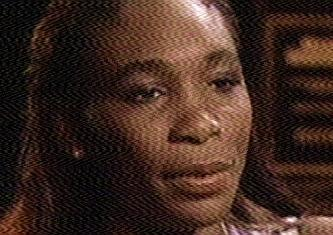
%> input picture p4/distorsion1.jpg, 333 x 235 px
$ octave Ejercicio5.m   (GNU Octave 9; MATLAB toolbox functions it lacks are replaced by stand-ins)
%> lines starting %> are read from the running program, lines starting %| are printed output that depends on the picture
%Analizar la imagen distorsion1.jpg y aplicar diferentes t閏nicas para mejorarla
%(eliminaci髇 del ruido). En concreto, prueba con suavizados gaussianos y con el filtro
%'motion' de Matlab.

I=imread('distorsion1.jpg');
%> I is the input picture: size 235x333x3 uint8; mean R, G, B 64, 42, 33.3

fg=fspecial('motion',20,45);
IMotion1= imfilter(I,fg);
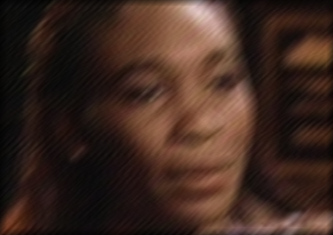
%> IMotion1: size 235x333x3 uint8; mean R, G, B 62.5, 41, 32.4
fg=fspecial('motion',9,20);
IMotion2= imfilter(I,fg);
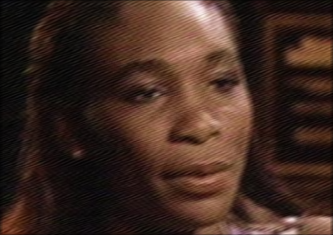
%> IMotion2: size 235x333x3 uint8; mean R, G, B 63.6, 41.7, 33.1
fg=fspecial('motion',12,0);
IMotion3= imfilter(I,fg);
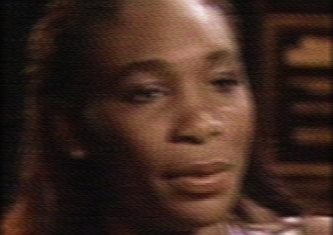
%> IMotion3: size 235x333x3 uint8; mean R, G, B 63.6, 41.8, 33.1

%fg = fspecial('gaussian',[3,3],0.5);
IGauss1 = imfilter(I,fspecial('gaussian',[3,3],0.5));
%fg = fspecial('gaussian',[5,5],0.5);
IGauss2 = imfilter(I,fspecial('gaussian',[5,5],0.5));
%fg = fspecial('gaussian',[10,10],0.5);
IGauss3 = imfilter(I,fspecial('gaussian',[10,10],0.5));
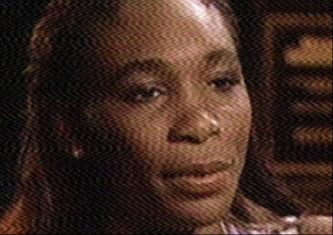
%> IGauss3: size 235x333x3 uint8; mean R, G, B 63.8, 41.9, 33.2

%fg = fspecial('gaussian',[3,3],3);
IGauss4 = imfilter(I,fspecial('gaussian',[3,3],3));
%fg = fspecial('gaussian',[5,5],6);
IGauss5 = imfilter(I,fspecial('gaussian',[5,5],6));
%fg = fspecial('gaussian',[10,10],9);
IGauss6 = imfilter(I,fspecial('gaussian',[10,10],9));


figure,
subplot(4,3,1),imshow(I),title('rostro 1');

subplot(4,3,4),imshow(IMotion1),title('IMotion1');
subplot(4,3,5),imshow(IMotion2),title('IMotion2');
subplot(4,3,6),imshow(IMotion3),title('IMotion3');


subplot(4,3,4),imshow(IMotion1),title('IMotion1');
subplot(4,3,5),imshow(IMotion2),title('IMotion2');
subplot(4,3,6),imshow(IMotion3),title('IMotion3');

subplot(4,3,7),imshow(IGauss1),title('IGauss1 [3,3],0.5');
subplot(4,3,8),imshow(IGauss2),title('IGauss2 [5,5],0.5');
subplot(4,3,9),imshow(IGauss3),title('IGauss3 [10,10],0.5');

subplot(4,3,10),imshow(IGauss4),title('IGauss4 [3,3],3');
subplot(4,3,11),imshow(IGauss5),title('IGauss5 [3,3],6');
subplot(4,3,12),imshow(IGauss6),title('IGauss6 [3,3],9');

% Respecto al filtro gausinao he empezado utilizando los valores
% predeterminados para hsize ([3 3]) y sigma (0.5) hasta llegar a [10 10] y sigma 9. hsize es solo el tama駉 del filtro, en este caso es una matriz de 3 x 3. Sigma es la sigma de la funci髇 de gauss.
% Como podemos obseervar la elecci髇 de sigma depende mucho de lo que queramos hacer. Suavizado gaussiano es el filtrado de paso bajo, lo que significa que se suprime de alta frecuencia detalle (ruido, pero tambi閚 de los bordes), mientras que la preservaci髇 de la baja frecuencia de partes de la imagen (es decir, aquellos que no var韆n mucho).
% Como estamos buscando para suprimir el ruido en una imagen con el fin de
% mejorar la detecci髇 de peque馻s caracter韘ticas, la mejor opci髇 es
% elejir un sigma que hace que la Gaussiana s髄o ligeramente m醩 peque駉
% que la caracter韘tica, es decir sigma 0.5 por ejemplo


%縎e te ocurre alguna otra t閏nica que mejore sensiblemente la calidad de la imagen
%respecto de los filtrados propuestos?

% El filtro por mediana podr韆 ser una buena opci髇 ya que esta es una t閏nica alternativa cuando el objeto a alcanzar es m醩 la
%reducci髇 del ruido que el difuminado de la imagen (como es este caso). Consiste en sustituir el valor del nivel de gris de cada punto de la imagen de
%entrada por el valor mediano de los puntos que est醤 incluidos dentro de una
%ventana entorno.

hsvI = rgb2hsv(I);
%> hsvI: size 235x333x3 double; mean H, S, V 0.13, 0.531, 0.251
Imd = hsv2rgb(cat(3,medfilt2(hsvI(:,:,1),[7 7]),medfilt2(hsvI(:,:,2),[7 7]),medfilt2(hsvI(:,:,3),[7 7])));

figure, imshow(Imd),title('Filtro mediana'),

$ run again, with p4/distorsion2.jpg copied over p4/distorsion1.jpg
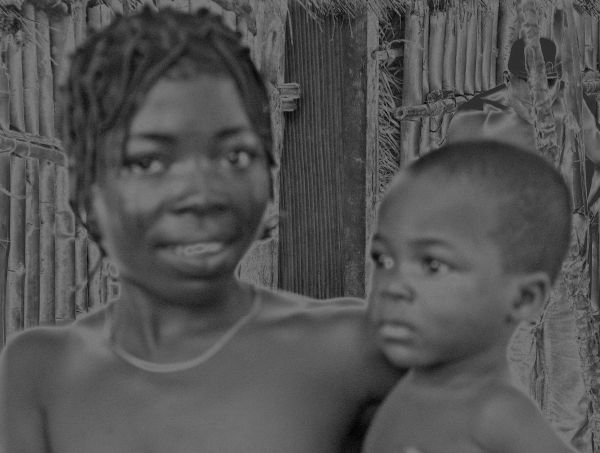
%> input picture p4/distorsion2.jpg, 600 x 453 px
%> I is the input picture: size 453x600x3 uint8; min 3, max 132, mean 83
%> `IMotion1= imfilter(I,fg);`:
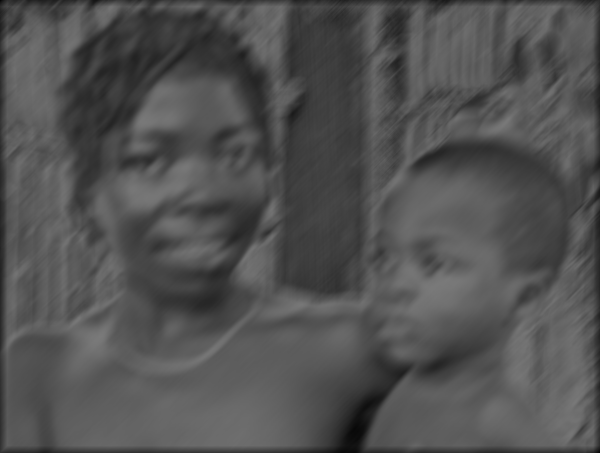
%> IMotion1: size 453x600x3 uint8; min 6, max 122, mean 81.9
%> hsvI: size 453x600x3 double; mean H, S, V 0, 0, 0.326

$ run again, with p4/borrosa2.jpg copied over p4/distorsion1.jpg
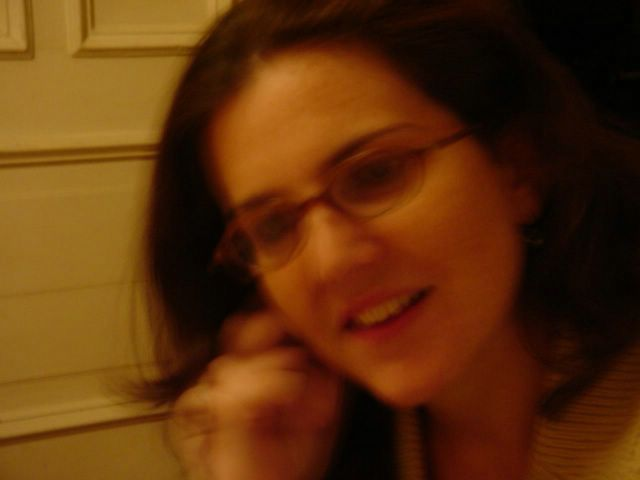
%> input picture p4/borrosa2.jpg, 640 x 480 px
%> I is the input picture: size 480x640x3 uint8; mean R, G, B 93.4, 48.9, 11.6
%> `IMotion1= imfilter(I,fg);`:
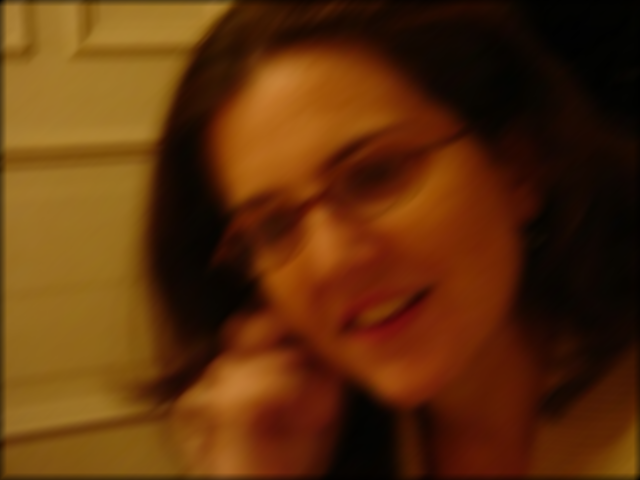
%> IMotion1: size 480x640x3 uint8; mean R, G, B 92.3, 48.2, 11.4
%> hsvI: size 480x640x3 double; mean H, S, V 0.074, 0.886, 0.366
